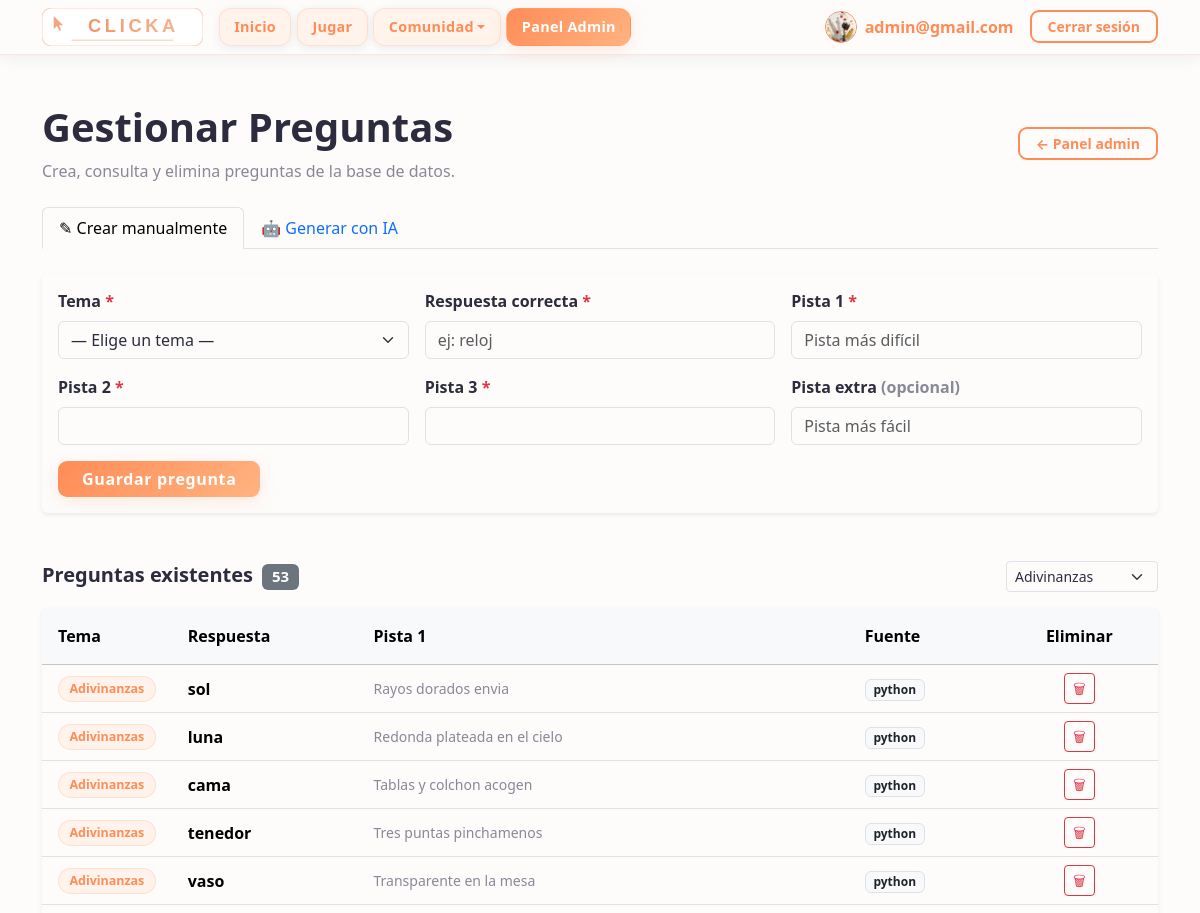
The page /pages/questions.php?tema_id=1 (signed in, upper part) on the database as committed earlier.
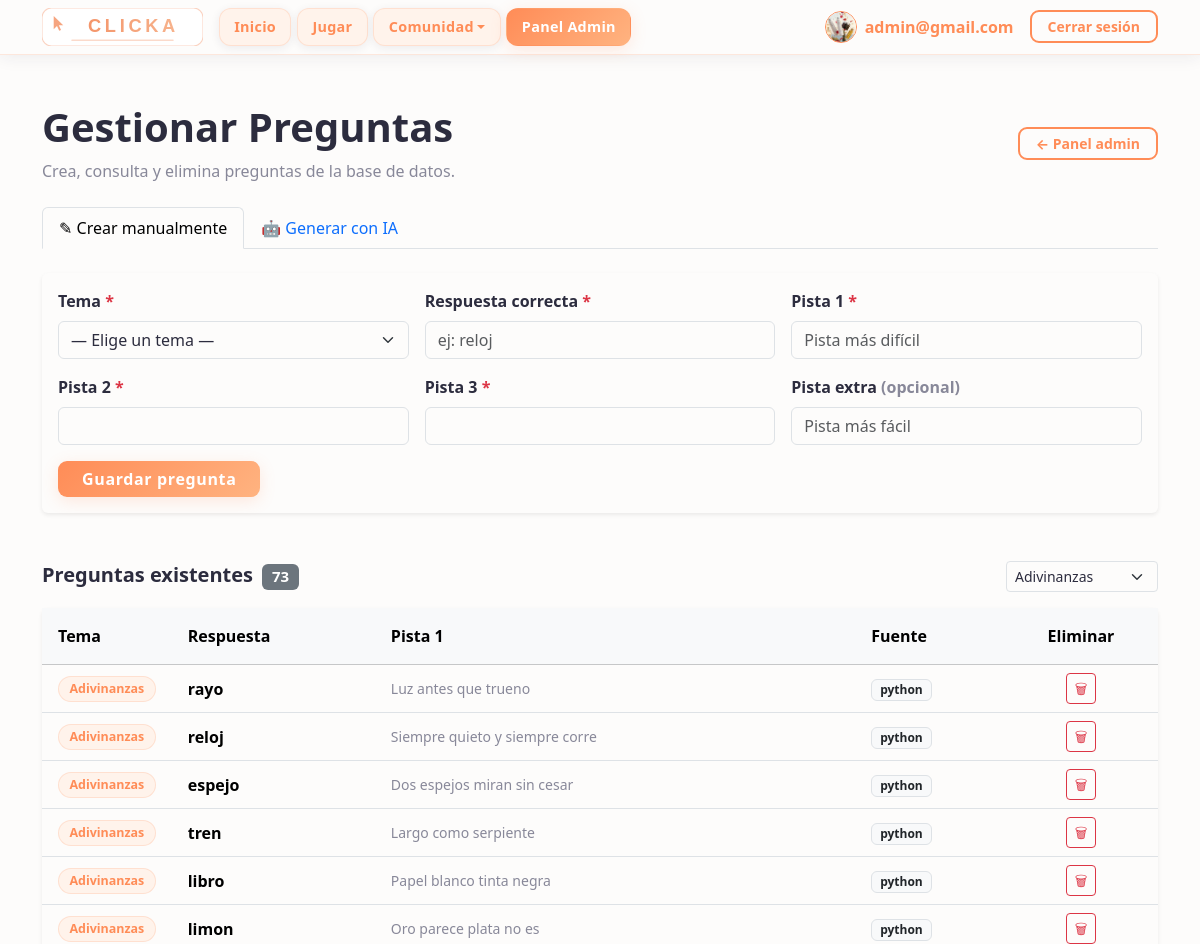
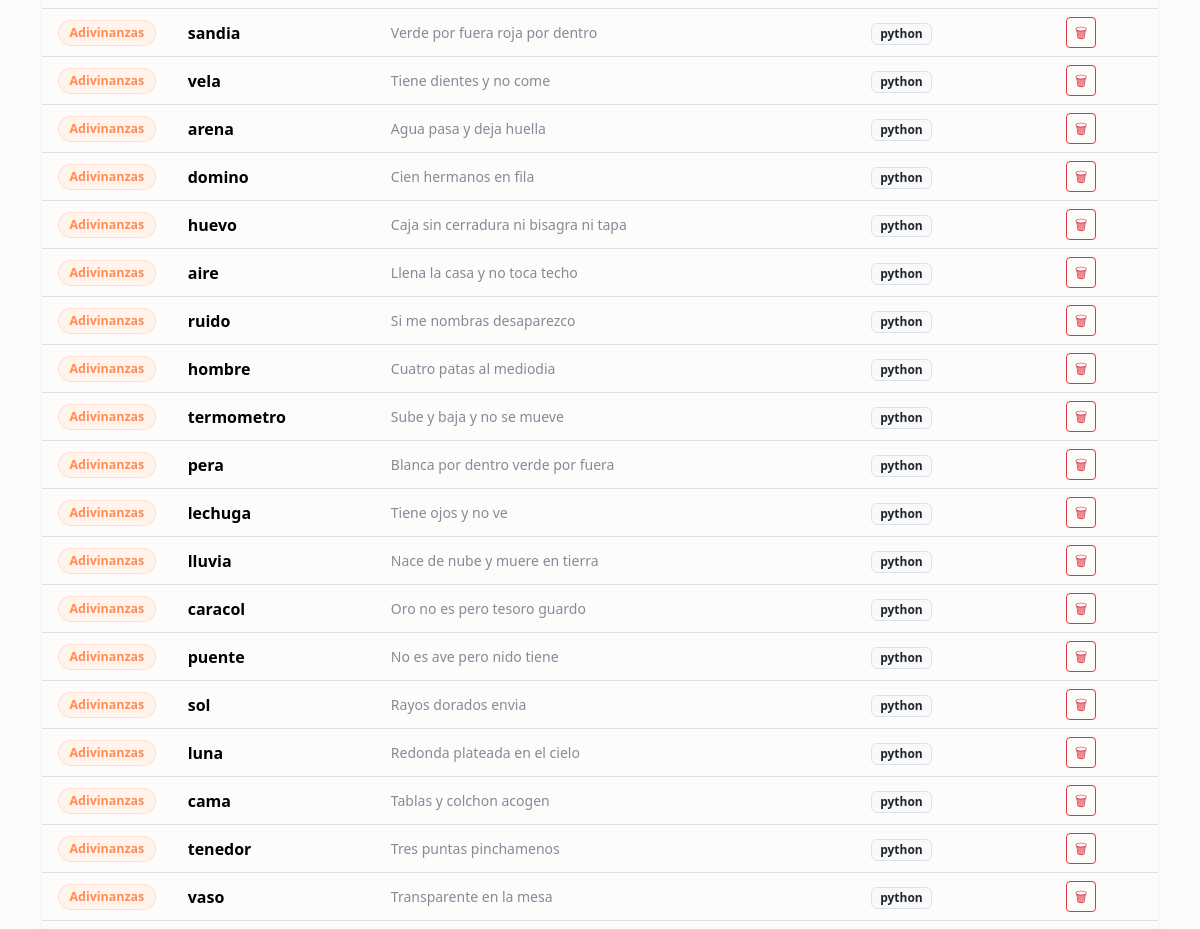
The same page on the database as committed later (2 pictures, top to bottom).
### tables this page shows
CREATE TABLE preguntas (
    id INTEGER PRIMARY KEY AUTOINCREMENT,
    tema_id INTEGER NOT NULL,
    pista1 TEXT NOT NULL,
    pista2 TEXT NOT NULL,
    pista3 TEXT NOT NULL,
    pista_extra TEXT,
    respuesta TEXT NOT NULL,
    fuente TEXT NOT NULL DEFAULT 'manual',
    created_at TEXT NOT NULL DEFAULT CURRENT_TIMESTAMP,
    FOREIGN KEY (tema_id) REFERENCES temas (id) ON DELETE CASCADE
);

CREATE TABLE temas (
    id INTEGER PRIMARY KEY AUTOINCREMENT,
    nombre TEXT NOT NULL UNIQUE,
    created_at TEXT NOT NULL DEFAULT CURRENT_TIMESTAMP
);

### pages/questions.php (the view, shortened to what this page needs)
<?php
require_once '../includes/db.php';
$temas = [];
$resT  = $db->query('SELECT id, nombre FROM temas ORDER BY nombre');
while ($row = $resT->fetchArray(SQLITE3_ASSOC)) {
    $temas[] = $row;
}
$preguntas = [];
$filterTema = isset($_GET['tema_id']) ? (int) $_GET['tema_id'] : 0;
$sql = 'SELECT p.id, p.pista1, p.pista2, p.pista3, p.pista_extra, p.respuesta,
               p.fuente, t.nombre AS tema_nombre
        FROM preguntas p
        JOIN temas t ON p.tema_id = t.id';
if ($filterTema > 0) {
    $stmtQ = $db->prepare($sql . ' WHERE p.tema_id = :tid ORDER BY p.id DESC');
    $stmtQ->bindValue(':tid', $filterTema, SQLITE3_INTEGER);
    $resQ = $stmtQ->execute();
} else {
    $resQ = $db->query($sql . ' ORDER BY t.nombre, p.id DESC');
}
while ($row = $resQ->fetchArray(SQLITE3_ASSOC)) {
    $preguntas[] = $row;
}
?>
<!DOCTYPE html>
<html lang="es">
<head>
  <?php include '../includes/head.php'; ?>
</head>
<body>
  <?php include '../includes/menu.php'; ?>
  <main class="container mt-5 pb-5">
    <div class="d-flex justify-content-between align-items-center mb-4">
      <div>
        <h1 class="fw-bold">Gestionar Preguntas</h1>
        <p class="text-muted mb-0">Crea, consulta y elimina preguntas de la base de datos.</p>
      </div>
      <a href="admin_config.php" class="btn btn-outline-accent btn-sm px-3">← Panel admin</a>
    </div>
    <ul class="nav nav-tabs mb-4" id="adminTabs">
      <li class="nav-item">
        <button class="nav-link active" data-bs-toggle="tab" data-bs-target="#tab-manual">
          &#9998; Crear manualmente
        </button>
      </li>
      <li class="nav-item">
        <button class="nav-link" data-bs-toggle="tab" data-bs-target="#tab-ia">
          &#129302; Generar con IA
        </button>
      </li>
    </ul>
    <div class="tab-content mb-5">
      <div class="tab-pane fade show active" id="tab-manual">
        <div class="card border-0 shadow-sm">
          <div class="card-body">
            <form method="POST">
              <div class="row g-3">
                <div class="col-md-4">
                  <label class="form-label fw-semibold">Tema <span class="text-danger">*</span></label>
                  <select name="tema_id" class="form-select" required>
                    <option value="">— Elige un tema —</option>
                  </select>
                </div>
                <div class="col-md-4">
                  <label class="form-label fw-semibold">Respuesta correcta <span class="text-danger">*</span></label>
                  <input type="text" name="respuesta" class="form-control" placeholder="ej: reloj" required>
                </div>
                <div class="col-12 col-md-4">
                  <label class="form-label fw-semibold">Pista 1 <span class="text-danger">*</span></label>
                  <input type="text" name="pista1" class="form-control" placeholder="Pista más difícil" required>
                </div>
                <div class="col-12 col-md-4">
                  <label class="form-label fw-semibold">Pista 2 <span class="text-danger">*</span></label>
                  <input type="text" name="pista2" class="form-control" required>
                </div>
                <div class="col-12 col-md-4">
                  <label class="form-label fw-semibold">Pista 3 <span class="text-danger">*</span></label>
                  <input type="text" name="pista3" class="form-control" required>
                </div>
                <div class="col-12 col-md-4">
                  <label class="form-label fw-semibold">Pista extra <span class="text-muted">(opcional)</span></label>
                  <input type="text" name="pista_extra" class="form-control" placeholder="Pista más fácil">
                </div>
                <div class="col-12">
                  <button type="submit" class="btn btn-primary px-4">Guardar pregunta</button>
                </div>
              </div>
            </form>
          </div>
        </div>
      </div>
    </div>
    <div class="d-flex justify-content-between align-items-center mb-3">
      <h5 class="fw-bold mb-0">
        Preguntas existentes
        <span class="badge bg-secondary ms-1"><?php echo count($preguntas); ?></span>
      </h5>
      <form method="GET" class="d-flex gap-2 align-items-center">
        <select name="tema_id" class="form-select form-select-sm" style="width:auto"
                onchange="this.form.submit()">
          <?php foreach ($temas as $t): ?>
            <option value="<?php echo (int) $t['id']; ?>"
              <?php echo $filterTema === (int)$t['id'] ? 'selected' : ''; ?>>
              <?php echo htmlspecialchars(ucfirst($t['nombre'])); ?>
            </option>
          <?php endforeach; ?>
        </select>
      </form>
    </div>
    <?php if (empty($preguntas)): ?>
      <p class="text-muted text-center py-5">No hay preguntas para mostrar.</p>
    <?php else: ?>
      <div class="card border-0 shadow-sm">
        <div class="table-responsive">
          <table class="table align-middle mb-0">
            <thead class="table-light">
              <tr>
                <th class="px-3 py-3" style="width:100px">Tema</th>
                <th class="px-3 py-3">Respuesta</th>
                <th class="px-3 py-3 d-none d-md-table-cell">Pista 1</th>
                <th class="px-3 py-3 d-none d-lg-table-cell">Fuente</th>
                <th class="px-3 py-3 text-center">Eliminar</th>
              </tr>
            </thead>
            <tbody>
              <?php foreach ($preguntas as $q): ?>
              <tr>
                <td class="px-3 py-2">
                  <span class="ranking-tema"><?php echo htmlspecialchars($q['tema_nombre']); ?></span>
                </td>
                <td class="px-3 py-2 fw-semibold">
                  <?php echo htmlspecialchars($q['respuesta']); ?>
                </td>
                <td class="px-3 py-2 text-muted small d-none d-md-table-cell">
                  <?php echo htmlspecialchars(mb_strimwidth($q['pista1'], 0, 60, '…')); ?>
                </td>
                <td class="px-3 py-2 d-none d-lg-table-cell">
                  <span class="badge <?php echo $q['fuente'] === 'ia' ? 'bg-info text-dark' : 'bg-light text-dark border'; ?>">
                    <?php echo htmlspecialchars($q['fuente']); ?>
                  </span>
                </td>
                <td class="px-3 py-2 text-center">
                  <form method="POST"
                        onsubmit="return confirm('¿Eliminar esta pregunta?');">
                    <button type="submit" class="btn btn-sm btn-outline-danger">&#128465;</button>
                  </form>
                </td>
              </tr>
              <?php endforeach; ?>
            </tbody>
          </table>
        </div>
      </div>
    <?php endif; ?>
  </main>
  <?php include '../includes/foot.php'; ?>
</body>
</html>

### includes/head.php (shortened to what this page needs)
<link
    href="https://cdn.jsdelivr.net/npm/bootstrap@5.3.3/dist/css/bootstrap.min.css"
    rel="stylesheet"
>
<link rel="stylesheet" href="https://cdn.jsdelivr.net/npm/bootstrap-icons@1.11.3/font/bootstrap-icons.min.css">
<link rel="stylesheet" href="<?php echo BASE_URL; ?>/assets/css/styles.css">

### includes/menu.php (shortened to what this page needs)
<?php
$currentPage = basename($_SERVER['PHP_SELF']);
$communityActive = in_array($currentPage, ['ranking.php', 'opiniones.php'], true);
?>
<nav class="navbar navbar-expand-lg navbar-clika sticky-top" aria-label="Navegación principal">
  <div class="container">
    <a class="navbar-brand p-0" href="<?php echo BASE_URL; ?>/index.php">
      <img src="<?php echo BASE_URL; ?>/assets/images/logo.svg" alt="CLICKA" height="38" width="auto">
    </a>
    <div class="collapse navbar-collapse" id="navbarMain">
      <ul class="navbar-nav me-auto mb-2 mb-lg-0">
        <li class="nav-item">
          <a class="nav-link nav-pill <?php echo ($currentPage === 'index.php') ? 'active' : ''; ?>"
            href="<?php echo BASE_URL; ?>/index.php">Inicio</a>
        </li>
        <li class="nav-item">
          <a class="nav-link nav-pill <?php echo ($currentPage === 'play.php') ? 'active' : ''; ?>"
            href="<?php echo BASE_URL; ?>/pages/play.php">Jugar</a>
        </li>
        <li class="nav-item dropdown">
          <a class="nav-link nav-pill dropdown-toggle <?php echo $communityActive ? 'active' : ''; ?>"
            href="#"
            id="navbar-community"
            role="button"
            data-bs-toggle="dropdown"
            aria-expanded="false"
            aria-haspopup="true">Comunidad</a>
        </li>
        <?php if (!empty($_SESSION['usuari_id']) && $_SESSION['rol'] === 'admin'): ?>
          <li class="nav-item">
            <a class="nav-link nav-pill fw-bold <?php echo in_array($currentPage, ['admin_config.php', 'users.php', 'themes.php', 'questions.php', 'admin_feedback.php'], true) ? 'active' : ''; ?>"
              href="<?php echo BASE_URL; ?>/pages/admin_config.php">Panel Admin</a>
          </li>
        <?php endif; ?>
      </ul>
      <ul class="navbar-nav ms-auto align-items-center gap-2">
        <?php if (!empty($_SESSION['usuari_id'])): ?>
          <li class="nav-item ms-lg-3">
            <a class="d-flex align-items-center text-decoration-none" href="<?php echo BASE_URL; ?>/pages/profile.php">
              <?php
              $userPhoto = $_SESSION['foto'] ?? 'default.png';
              $finalPhotoUrl = ($userPhoto === 'default.png')
                ? BASE_URL . "/assets/images/social_media/profile.svg"
                : (str_starts_with($userPhoto, 'http') ? $userPhoto : BASE_URL . "/storage/uploads/" . $userPhoto);
              ?>
              <img src="<?php echo $finalPhotoUrl; ?>" alt="Perfil" class="rounded-circle border border-primary"
                style="width: 32px; height: 32px; object-fit: cover;">
              <span class="ms-2 fw-semibold text-primary d-none d-xl-inline">
                <?php echo htmlspecialchars($_SESSION['username']); ?>
              </span>
            </a>
          </li>
          <li class="nav-item ms-lg-2">
            <a class="btn btn-outline-accent btn-sm px-3" href="<?php echo BASE_URL; ?>/pages/logout.php">
              Cerrar sesión
            </a>
          </li>
        <?php endif; ?>
      </ul>
    </div>
  </div>
</nav>

### includes/foot.php (shortened to what this page needs)
</body>
</html>

### assets/css/styles.css (style rules this page uses)
:root { --clika-bg: #FDFCFB; --clika-card-bg: #FFFFFF; --clika-surface: #FFF3EB; --clika-primary: #FF8C57; --clika-primary-hover: #F07040; --clika-accent: #FFB380; --clika-text: #2C2C3E; --clika-muted: #888899; --clika-border: rgba(255, 140, 87, 0.18); --clika-border-strong: rgba(255, 140, 87, 0.38); --clika-shadow: rgba(255, 140, 87, 0.18); --clika-shadow-dark: rgba(44, 44, 62, 0.08); --font-heading: ui-sans-serif, system-ui, -apple-system, 'Segoe UI', Roboto, 'Helvetica Neue', Arial, sans-serif; --font-body: ui-sans-serif, system-ui, -apple-system, 'Segoe UI', Roboto, 'Helvetica Neue', Arial, sans-serif; --bs-body-bg: var(--clika-bg); --bs-body-color: var(--clika-text); --bs-primary: var(--clika-primary); --bs-primary-rgb: 255, 140, 87; }
*, *::before, *::after { box-sizing: border-box; }
body { background-color: var(--clika-bg); color: var(--clika-text); font-family: var(--font-body); min-height: 100vh; display: flex; flex-direction: column; }
main { flex: 1 0 auto; }
h1, h2, h3, h4, h5, h6, .navbar-brand { font-family: var(--font-heading); }
.navbar-clika { background-color: rgba(253, 252, 251, 0.95) !important; border-bottom: 1.5px solid var(--clika-border); backdrop-filter: blur(14px); -webkit-backdrop-filter: blur(14px); box-shadow: 0 2px 16px var(--clika-shadow-dark); }
.navbar-clika .nav-link { color: var(--clika-muted) !important; font-weight: 600; font-size: .9rem; letter-spacing: .02em; padding: .38rem .7rem; border-radius: 7px; transition: color .2s, background .2s; }
.navbar-clika .nav-link.active { color: var(--clika-primary) !important; background: rgba(255, 140, 87, .12); }
.navbar-clika.navbar-expand-lg .navbar-nav .nav-link.nav-pill { color: var(--clika-primary) !important; background: var(--clika-surface) !important; border: 1px solid var(--clika-border) !important; border-radius: 12px !important; box-shadow: 0 2px 10px var(--clika-shadow-dark) !important; margin-right: 0.35rem; padding: 0.45rem 0.9rem !important; font-weight: 600; display: inline-flex; align-items: center; justify-content: center; position: relative; z-index: 2; pointer-events: auto; }
.navbar-clika.navbar-expand-lg .navbar-nav .nav-link.nav-pill.active { color: #fff !important; background: linear-gradient(135deg, var(--clika-primary), var(--clika-accent)) !important; border-color: transparent !important; box-shadow: 0 4px 16px var(--clika-shadow) !important; }
.text-primary { color: var(--clika-primary) !important; }
.text-muted { color: var(--clika-muted) !important; }
.btn-primary { background: linear-gradient(135deg, var(--clika-primary), var(--clika-accent)); border: none; color: #fff; font-family: var(--font-heading); font-weight: 700; letter-spacing: .04em; border-radius: 9px; box-shadow: 0 4px 16px var(--clika-shadow); transition: transform .18s, box-shadow .18s, filter .18s; }
.btn-outline-accent { border: 2px solid var(--clika-primary); color: var(--clika-primary); font-weight: 700; border-radius: 9px; background: transparent; transition: background .2s, color .2s, box-shadow .2s; }
.ranking-tema { display: inline-block; background: var(--clika-surface); border: 1px solid var(--clika-border); color: var(--clika-primary); font-size: .78rem; font-weight: 600; padding: .18rem .65rem; border-radius: 50px; text-transform: capitalize; }

Rows that differ between the two databases and show on the page:
added preguntas: tema.nombre "Adivinanzas", respuesta "rayo", pista1 "Luz antes que trueno", fuente "python"
added preguntas: tema.nombre "Adivinanzas", respuesta "reloj", pista1 "Siempre quieto y siempre corre", fuente "python"
added preguntas: tema.nombre "Adivinanzas", respuesta "espejo", pista1 "Dos espejos miran sin cesar", fuente "python"
added preguntas: tema.nombre "Adivinanzas", respuesta "tren", pista1 "Largo como serpiente", fuente "python"
added preguntas: tema.nombre "Adivinanzas", respuesta "libro", pista1 "Papel blanco tinta negra", fuente "python"
added preguntas: tema.nombre "Adivinanzas", respuesta "limon", pista1 "Oro parece plata no es", fuente "python"
added preguntas: tema.nombre "Adivinanzas", respuesta "sandia", pista1 "Verde por fuera roja por dentro", fuente "python"
added preguntas: tema.nombre "Adivinanzas", respuesta "vela", pista1 "Tiene dientes y no come", fuente "python"
added preguntas: tema.nombre "Adivinanzas", respuesta "arena", pista1 "Agua pasa y deja huella", fuente "python"
added preguntas: tema.nombre "Adivinanzas", respuesta "domino", pista1 "Cien hermanos en fila", fuente "python"
added preguntas: tema.nombre "Adivinanzas", respuesta "huevo", pista1 "Caja sin cerradura ni bisagra ni tapa", fuente "python"
added preguntas: tema.nombre "Adivinanzas", respuesta "aire", pista1 "Llena la casa y no toca techo", fuente "python"
added preguntas: tema.nombre "Adivinanzas", respuesta "ruido", pista1 "Si me nombras desaparezco", fuente "python"
added preguntas: tema.nombre "Adivinanzas", respuesta "hombre", pista1 "Cuatro patas al mediodia", fuente "python"
added preguntas: tema.nombre "Adivinanzas", respuesta "termometro", pista1 "Sube y baja y no se mueve", fuente "python"
added preguntas: tema.nombre "Adivinanzas", respuesta "pera", pista1 "Blanca por dentro verde por fuera", fuente "python"
added preguntas: tema.nombre "Adivinanzas", respuesta "lechuga", pista1 "Tiene ojos y no ve", fuente "python"
added preguntas: tema.nombre "Adivinanzas", respuesta "lluvia", pista1 "Nace de nube y muere en tierra", fuente "python"
added preguntas: tema.nombre "Adivinanzas", respuesta "caracol", pista1 "Oro no es pero tesoro guardo", fuente "python"
added preguntas: tema.nombre "Adivinanzas", respuesta "puente", pista1 "No es ave pero nido tiene", fuente "python"
Other text that changed with them:
count($preguntas): "53" → "73"
